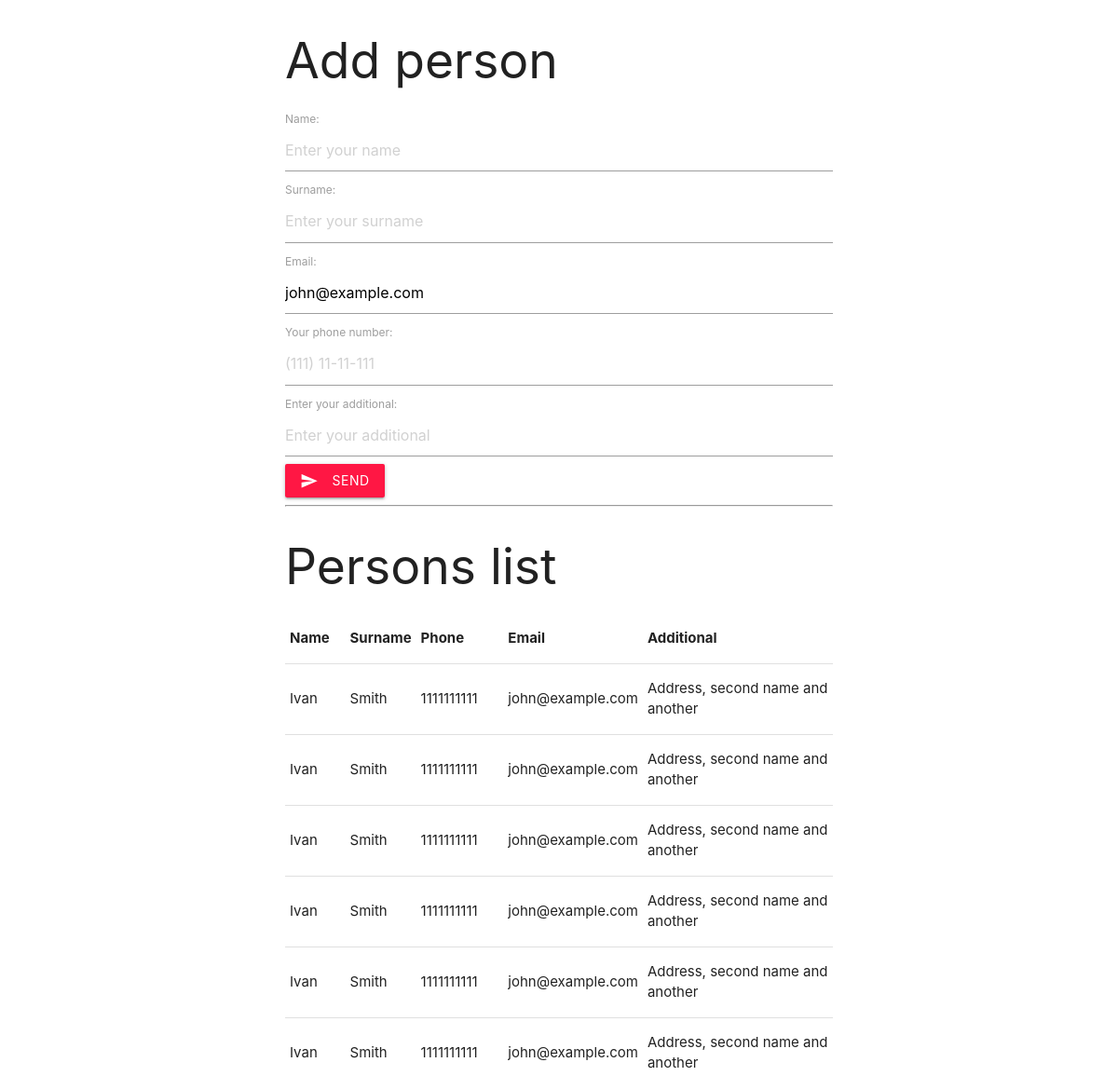
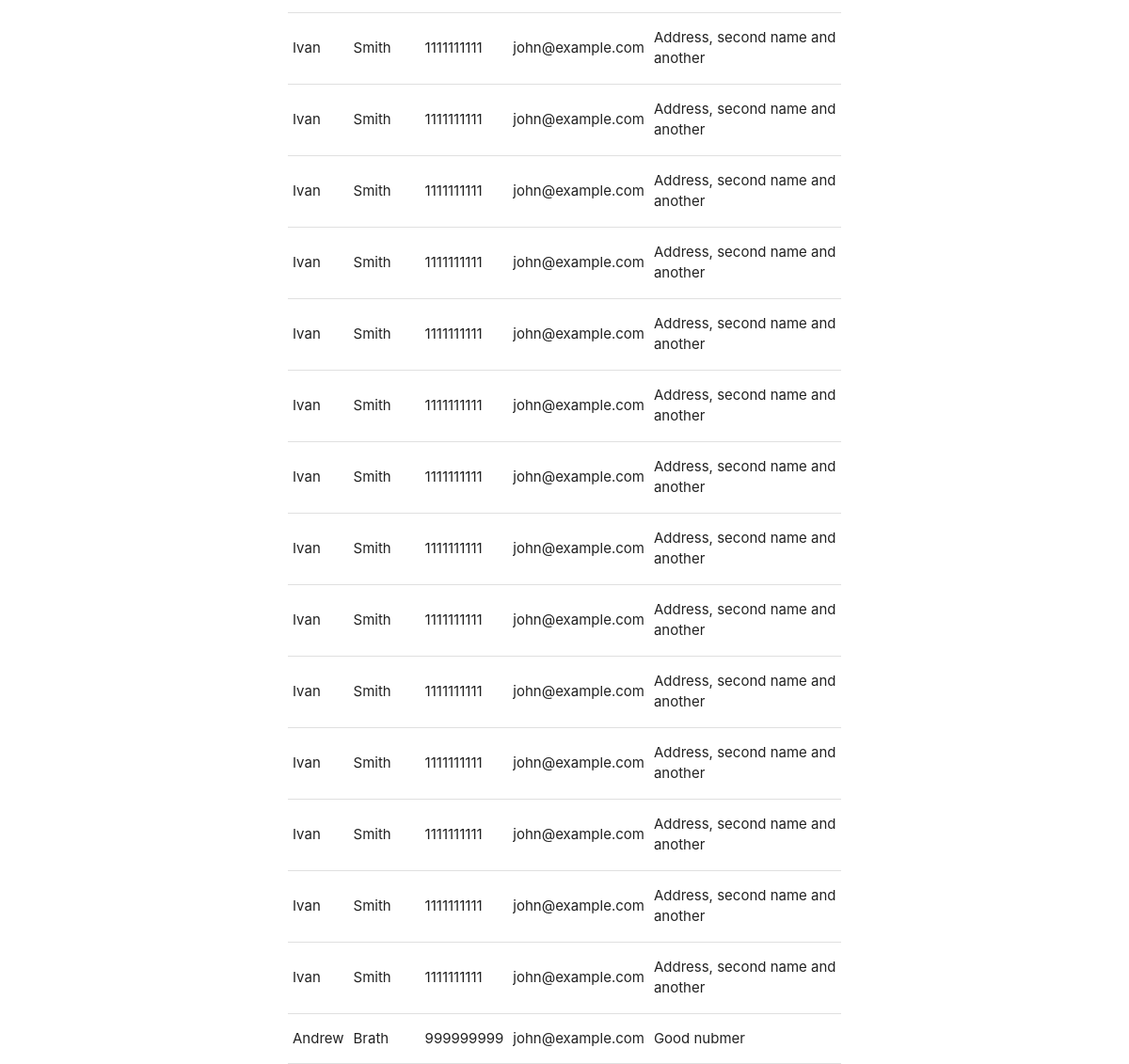
Screenshot of /models/personform/ with the database file from the repository (2 pictures, top to bottom).
### ModelsApp/models.py (models this page shows, shortened)
class Person(models.Model):
    id = models.UUIDField(primary_key=True, default=uuid.uuid4, editable=False)
    name = models.CharField(max_length=255)
    surname = models.CharField(max_length=255)
    email = models.CharField(max_length=255)
    phone = models.CharField(max_length=17)
    additional = models.TextField(null=True)
    created_at = models.DateTimeField(auto_now_add=True)
    class Meta:
        db_table = 'Persons'

### ModelsApp/views.py (the view)
# urls.py: path("personform/", views.personform, name="person_form"),
def personform(request):
    persons = Person.objects.all()
    return render(request, "person_form.html", {
        "form": PersonForm(),
        "persons": persons
    })

### ModelsApp/forms.py
class PersonForm(forms.ModelForm):
    name = forms.CharField(label="Name",
                             widget=forms.TextInput(attrs={"placeholder": "Enter your name",
                                                           "class": "validate"}))
    surname = forms.CharField(label="Surname",
                             widget=forms.TextInput(attrs={"placeholder": "Enter your surname",
                                                           "class": "validate"}))
    email = forms.EmailField(initial="john@example.com", label="Email")
    phone = forms.CharField(widget=forms.TextInput(attrs={"placeholder": "(111) 11-11-111"}), label="Your phone number")
    additional = forms.CharField(widget=forms.TextInput(attrs={"placeholder": "Enter your additional"}), label="Enter your additional")
    class Meta:
        model = Person
        fields = ['name', 'surname', 'email', 'phone', 'additional']

### ModelsApp/templates/person_form.html (shortened to what this page needs)
{% extends "forms_layout.html" %}
{% block form_content %}
<div class="container">
    <h2>Add person</h2>
    <form method="post" action="{% url 'person_post' %}">
        <label>{{ form.name.label }}:</label>
        {{ form.name }}
        <label>{{ form.surname.label }}:</label>
        {{ form.surname }}
        <label>{{ form.email.label }}:</label>
        {{ form.email }}
        <label>{{ form.phone.label }}:</label>
        {{ form.phone }}
        <label>{{ form.additional.label }}:</label>
        {{ form.additional }}
        <button type="submit" class="waves-effect waves-light red accent-3 btn">
            <i class="material-icons left">send</i>Send
        </button>
    </form>
    <hr>
    <h2>Persons list</h2>
    <table border="1">
        <thead>
            <tr>
                <th>Name</th>
                <th>Surname</th>
                <th>Phone</th>
                <th>Email</th>
                <th>Additional</th>
            </tr>
        </thead>
        <tbody>
            {% for person in persons %}
            <tr>
                <td>{{ person.name }}</td>
                <td>{{ person.surname }}</td>
                <td>{{ person.phone }}</td>
                <td>{{ person.email }}</td>
                <td>{{ person.additional }}</td>
            </tr>
            {% empty %}
            <tr>
                <td colspan="2">No contacts</td>
            </tr>
            {% endfor %}
        </tbody>
    </table>
</div>
{% endblock form_content %}

### rows the page displays
Person: name "Ivan", surname "Smith", phone "1111111111", email "john@example.com", additional "Address, second name and another"
Person: name "Ivan", surname "Smith", phone "1111111111", email "john@example.com", additional "Address, second name and another"
Person: name "Ivan", surname "Smith", phone "1111111111", email "john@example.com", additional "Address, second name and another"
Person: name "Ivan", surname "Smith", phone "1111111111", email "john@example.com", additional "Address, second name and another"
Person: name "Ivan", surname "Smith", phone "1111111111", email "john@example.com", additional "Address, second name and another"
Person: name "Ivan", surname "Smith", phone "1111111111", email "john@example.com", additional "Address, second name and another"
Person: name "Ivan", surname "Smith", phone "1111111111", email "john@example.com", additional "Address, second name and another"
Person: name "Ivan", surname "Smith", phone "1111111111", email "john@example.com", additional "Address, second name and another"
Person: name "Ivan", surname "Smith", phone "1111111111", email "john@example.com", additional "Address, second name and another"
Person: name "Ivan", surname "Smith", phone "1111111111", email "john@example.com", additional "Address, second name and another"
Person: name "Ivan", surname "Smith", phone "1111111111", email "john@example.com", additional "Address, second name and another"
Person: name "Ivan", surname "Smith", phone "1111111111", email "john@example.com", additional "Address, second name and another"
Person: name "Ivan", surname "Smith", phone "1111111111", email "john@example.com", additional "Address, second name and another"
Person: name "Ivan", surname "Smith", phone "1111111111", email "john@example.com", additional "Address, second name and another"
Person: name "Ivan", surname "Smith", phone "1111111111", email "john@example.com", additional "Address, second name and another"
Person: name "Ivan", surname "Smith", phone "1111111111", email "john@example.com", additional "Address, second name and another"
Person: name "Ivan", surname "Smith", phone "1111111111", email "john@example.com", additional "Address, second name and another"
Person: name "Ivan", surname "Smith", phone "1111111111", email "john@example.com", additional "Address, second name and another"
Person: name "Ivan", surname "Smith", phone "1111111111", email "john@example.com", additional "Address, second name and another"
Person: name "Ivan", surname "Smith", phone "1111111111", email "john@example.com", additional "Address, second name and another"
Person: name "Andrew", surname "Brath", phone "999999999", email "john@example.com", additional "Good nubmer"
